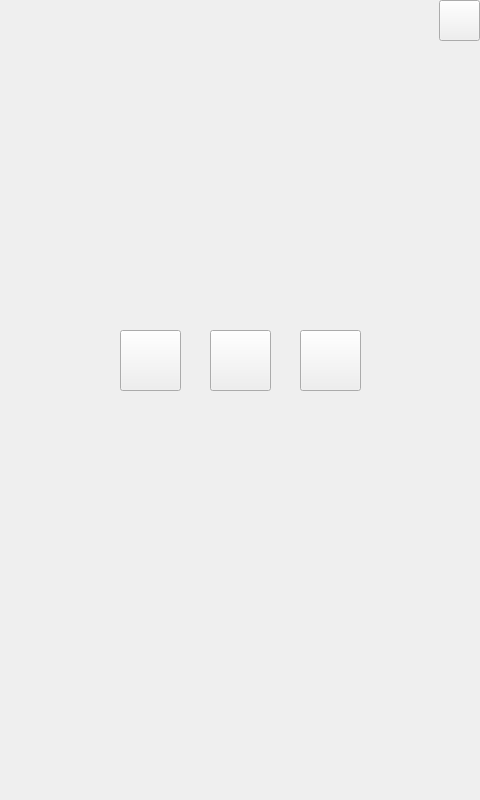
<?xml version="1.0" encoding="UTF-8"?>
<ui version="4.0">
 <class>Setting</class>
 <widget class="QWidget" name="Setting">
  <property name="geometry">
   <rect>
    <x>0</x>
    <y>0</y>
    <width>480</width>
    <height>800</height>
   </rect>
  </property>
  <property name="windowTitle">
   <string>Form</string>
  </property>
  <property name="styleSheet">
   <string notr="true"/>
  </property>
  <widget class="QToolButton" name="EscButton">
   <property name="geometry">
    <rect>
     <x>439</x>
     <y>0</y>
     <width>41</width>
     <height>41</height>
    </rect>
   </property>
   <property name="text">
    <string/>
   </property>
  </widget>
  <widget class="QToolButton" name="MusicButton">
   <property name="geometry">
    <rect>
     <x>120</x>
     <y>330</y>
     <width>61</width>
     <height>61</height>
    </rect>
   </property>
   <property name="text">
    <string/>
   </property>
  </widget>
  <widget class="QToolButton" name="HelpButton">
   <property name="geometry">
    <rect>
     <x>210</x>
     <y>330</y>
     <width>61</width>
     <height>61</height>
    </rect>
   </property>
   <property name="text">
    <string/>
   </property>
  </widget>
  <widget class="QToolButton" name="AboutButton">
   <property name="geometry">
    <rect>
     <x>300</x>
     <y>330</y>
     <width>61</width>
     <height>61</height>
    </rect>
   </property>
   <property name="text">
    <string/>
   </property>
  </widget>
 </widget>
 <resources/>
 <connections/>
</ui>
